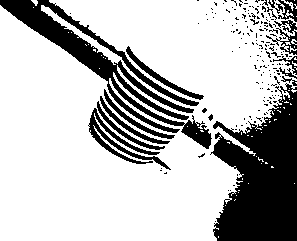
#> input picture pics/2a.png, 297 x 241 px
$ python showFourierInvars_original.py   (Python 2 division)
#> lines starting #> are read from the running program, lines starting #| are printed output that depends on the picture; after the words box and inside, x2 and y2 are one past the last pixel; in counts of white or black regions, pixels touching at a corner belong together; long printed decimals are rounded
### affinetrans.py

import pylab as pl
import numpy as np

import scipy.ndimage.interpolation as int

def affinetrans(im,trans):
	# trans[0] = scale, trans[1] = angle, trans[2] = xshift, trans[3] = yshift

	xdim,ydim = np.shape(im)
	xgrid = np.linspace(0,xdim-1,xdim) - xdim/2.
	ygrid = np.linspace(0,ydim-1,ydim) - ydim/2.
	ygrid, xgrid = np.meshgrid(ygrid,xgrid)

	xout = trans[0]*np.cos(trans[1])*xgrid - trans[0]*np.sin(trans[1])*ygrid + trans[2] + xdim/2.
	yout = trans[0]*np.sin(trans[1])*xgrid + trans[0]*np.cos(trans[1])*ygrid + trans[3] + ydim/2.

	xout, yout = xout.flatten(), yout.flatten()
	coords = np.vstack((xout,yout))

	newim = int.map_coordinates(im, coords, order=1, mode='constant')
	return np.reshape(newim,(xdim,ydim))

# [20 lines left out: function test_affinetrans, not called in this run]

#test_affinetrans()

### showFourierInvars_original.py

import pylab as pl
import numpy as np
import scipy as sp

import affinetrans

def c2p(im):
        nx = np.shape(im)[0]
        ny = np.shape(im)[1]
        rg = np.logspace(0, np.log10(np.min((nx/2., ny/2.))),nx)
        thetag = np.linspace(0, 2*np.pi, ny+1)
        thetag = thetag[:-1]
        thetagrid, rgrid = np.meshgrid(thetag, rg)
        x = rgrid*np.cos(thetagrid) + nx/2. -1
        y = rgrid*np.sin(thetagrid) + ny/2. -1
        return sp.ndimage.map_coordinates(im, [y,x], order=3)

def highpass(h,w):
        eta1 = np.cos(np.pi*np.linspace(-0.5,0.5,h))
        eta = np.ones((1,np.shape(eta1)[0]))*eta1
        neta1 = np.cos(np.pi*np.linspace(-0.5,0.5,w))
        neta = np.ones((1,np.shape(neta1)[0]))*neta1
        X = np.dot(eta.T,neta)
        return (1.0-X)*(2.0-X)

pl.ion()
im = pl.imread('pics/2a.png')
#> im: shape (241, 297) float32; values 0 (black) and 1 (white), 73.8% white; 182 black regions (167 under 20 px), largest, box (x1, y1, x2, y2) and area: (210, 83, 297, 241) 8947, (0, 0, 212, 149) 5744, (88, 108, 171, 170) 994
xdim,ydim = np.shape(im)
#> xdim = 241; ydim = 297
fullsize = 500

I = np.zeros((fullsize,fullsize))
xstart = 150
ystart = 150
I[xstart:xdim+xstart,ystart:ydim+ystart] = im
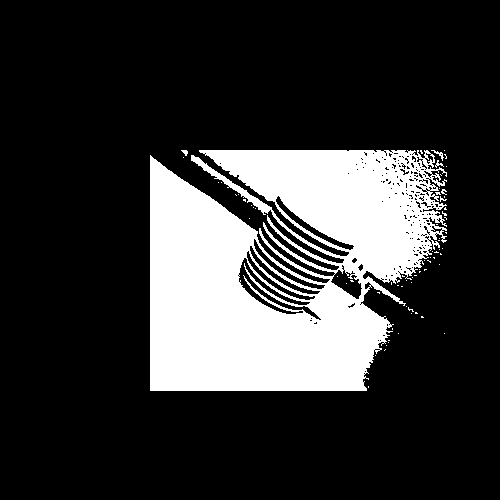
#> I: shape (500, 500) float64; values 0 (black) and 1 (white), 21.1% white; 70 white regions (66 under 20 px), largest, box (x1, y1, x2, y2) and area: (150, 150, 447, 391) 52550, (431, 150, 444, 161) 37, (435, 160, 444, 168) 26, (181, 150, 188, 156) 25

J = affinetrans.affinetrans(I,[1,0,120,110])
#> in affinetrans, `return np.reshape(newim,(xdim,ydim))`:
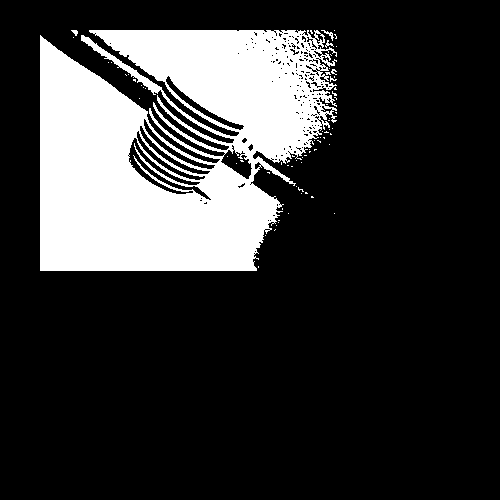
#> returned value: shape (500, 500) float64; values 0 (black) and 1 (white), 21.1% white; 70 white regions (66 under 20 px), largest, box (x1, y1, x2, y2) and area: (40, 30, 337, 271) 52550, (321, 30, 334, 41) 37, (325, 40, 334, 48) 26, (71, 30, 78, 36) 25
K = affinetrans.affinetrans(I,[1,np.pi/4,0,0])
#K = affinetrans.affinetrans(I,[1,0,150,130])
#K = affinetrans.affinetrans(I,[1,0,10,20])

print "Absolute difference after translation, rotation"
print np.real(np.sum(np.abs(I-J))), np.real(np.sum(np.abs(I-K)))
#| 86672.0 35639.341

pl.figure(), pl.imshow(I), pl.title("Original Image")
pl.figure(), pl.imshow(J), pl.title("Translated Image")
pl.figure(), pl.imshow(K), pl.title("Rotated Image")

fI = np.fft.fftshift(np.fft.fft2(I))
ffI = fI*np.conj(fI)
fJ = np.fft.fftshift(np.fft.fft2(J))
ffJ = fJ*np.conj(fJ)
fK = np.fft.fftshift(np.fft.fft2(K))
ffK = fK*np.conj(fK)

print "Fourier difference after translation, rotation"
print np.real(np.sum(np.abs(ffI-ffJ))), np.real(np.sum(np.abs(ffI-ffK)))
#| 2.68721052476558e-06 7434221827.969

#pl.figure(), pl.imshow(np.log(np.abs(fJ)+1))
#pl.figure(), pl.imshow(np.log(np.abs(fJ)+1))
#pl.figure(), pl.imshow(np.log(np.abs(fI-fJ)+1))

h = highpass(fullsize,fullsize)
pI = c2p(h*np.abs(fI))
#> in c2p, `x = rgrid*np.cos(thetagrid) + nx/2. -1`:
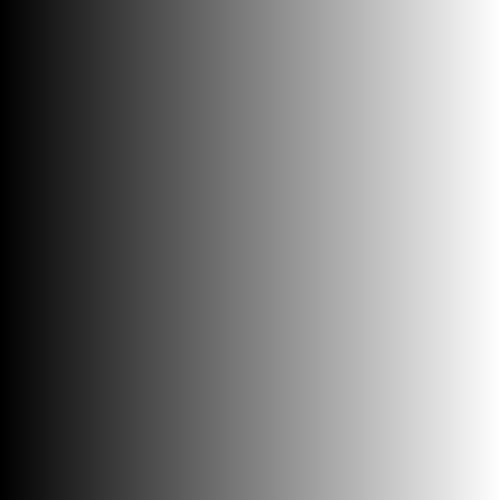
#> thetagrid: shape (500, 500) float64; min 0, max 6.27, mean 3.14; drawn with min black and max white
pJ = c2p(h*np.abs(fJ))
pK = c2p(h*np.abs(fK))
#> in c2p (call 3), `return sp.ndimage.map_coordinates(im, [y,x], order=3)`:
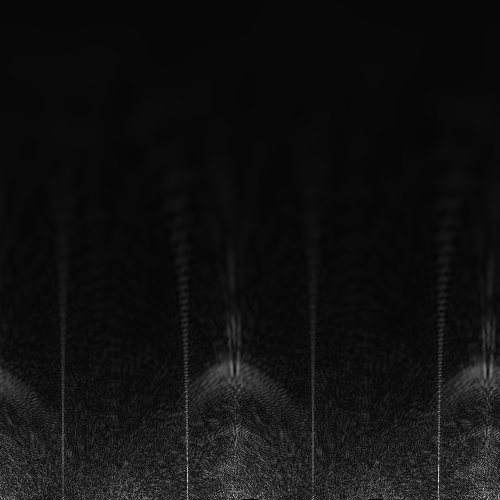
#> returned value: shape (500, 500) float64; min -4.39, max 152.4, mean 6; drawn with min black and max white

pl.figure(), pl.imshow(np.log(np.abs(pI)+1)), pl.title("Log Polar Original Image")
pl.figure(), pl.imshow(np.log(np.abs(pJ)+1)), pl.title("Log Polar Translated Image")
pl.figure(), pl.imshow(np.log(np.abs(pK)+1)), pl.title("Log Polar Rotated Image")

gI = np.fft.fftshift(np.fft.fft2(pI))
ggI = gI*np.conj(gI)
gJ = np.fft.fftshift(np.fft.fft2(pJ))
ggJ = gJ*np.conj(gJ)
gK = np.fft.fftshift(np.fft.fft2(pK))
ggK = gK*np.conj(gK)
print "Fourier-Mellin difference after translation, rotation"
print np.real(np.sum(np.abs(ggI-ggJ))), np.real(np.sum(np.abs(ggI-ggK)))
#| 0.008546 9609207044839.871
#pl.figure(), pl.imshow(np.log(np.abs(gI)+1))

pl.figure(), pl.imshow(np.log(np.abs(gI))), pl.title("Fourier-Mellin Original Image")
pl.figure(), pl.imshow(np.log(np.abs(gJ))), pl.title("Fourier-Mellin Translated Image")
pl.figure(), pl.imshow(np.log(np.abs(gK))), pl.title("Fourier-Mellin Rotated Image")
pl.show()
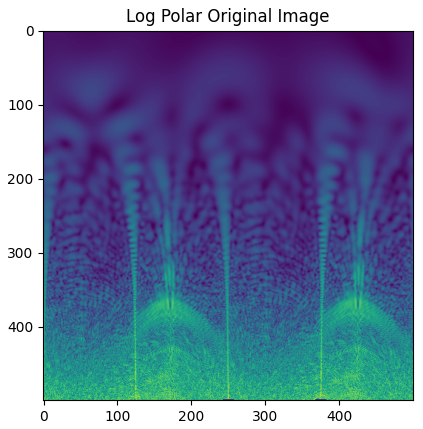
#> figure drawn by matplotlib, 1 panel
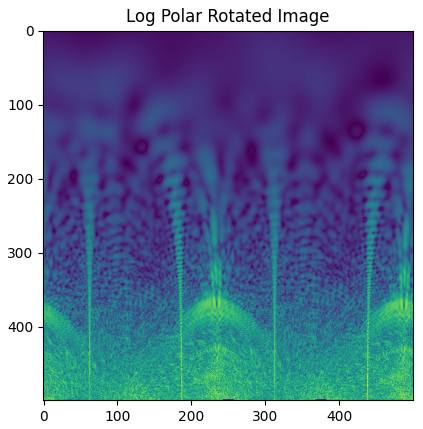
#> figure drawn by matplotlib, 1 panel
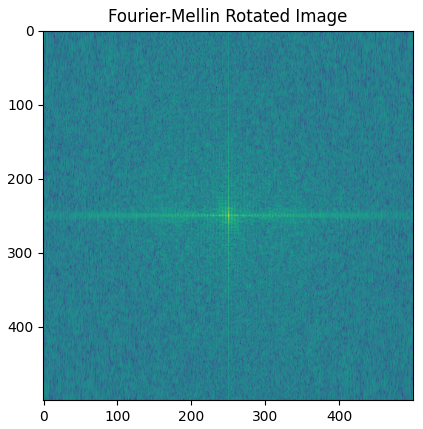
#> figure drawn by matplotlib, 1 panel
